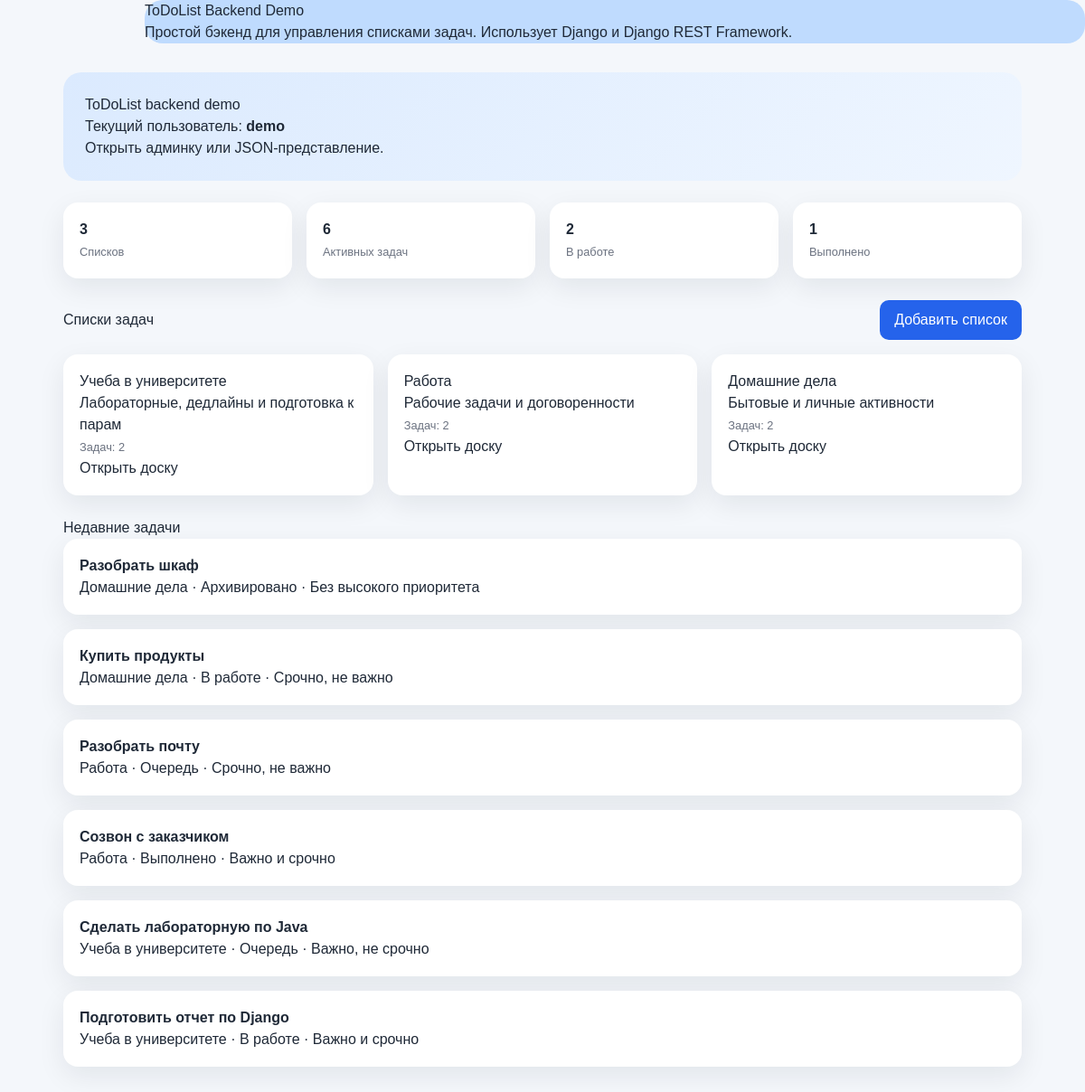
/, run on an earlier commit of the app's database.
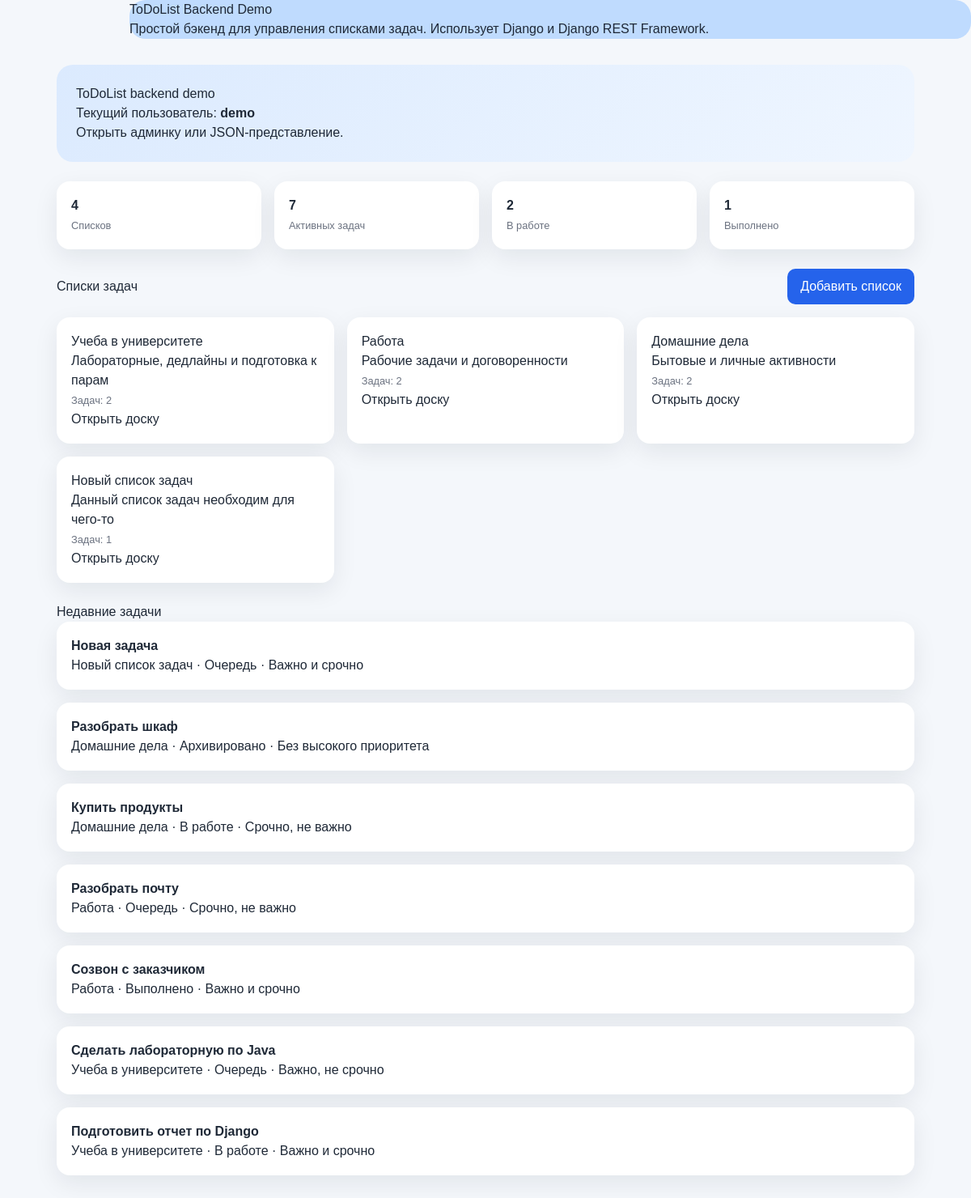
And on a later commit of the database.
### tasks/models.py (models this page shows, shortened)
class TodoList(models.Model):
    user = models.ForeignKey(
        TodoUser,
        on_delete=models.CASCADE,
        related_name='todo_lists',
        verbose_name='Пользователь',
    )
    title = models.CharField(max_length=200, verbose_name='Название')
    description = models.TextField(blank=True, verbose_name='Описание')
    color = models.CharField(max_length=7, blank=True, verbose_name='Цвет')
    icon = models.CharField(max_length=50, blank=True, verbose_name='Иконка')
    position = models.PositiveIntegerField(default=0, verbose_name='Позиция')
    is_archived = models.BooleanField(default=False, verbose_name='В архиве')
    created_at = models.DateTimeField(auto_now_add=True, verbose_name='Создан')
    updated_at = models.DateTimeField(auto_now=True, verbose_name='Обновлен')
    class Meta:
        verbose_name = 'Список задач'
        verbose_name_plural = 'Списки задач'
        ordering = ['position', 'title']
        constraints = [
            models.UniqueConstraint(
                fields=['user', 'title'],
                name='unique_todo_list_title_per_user',
            ),
        ]
        indexes = [
            models.Index(fields=['user'], name='todo_list_user_idx'),
            models.Index(fields=['user', 'is_archived'], name='todo_list_user_arch_idx'),
        ]

class Task(models.Model):
    class Status(models.TextChoices):
        QUEUE = 'queue', 'Очередь'
        IN_PROGRESS = 'in_progress', 'В работе'
        DONE = 'done', 'Выполнено'
        ARCHIVED = 'archived', 'Архивировано'
    user = models.ForeignKey(
        TodoUser,
        on_delete=models.CASCADE,
        related_name='tasks',
        verbose_name='Пользователь',
    )
    todo_list = models.ForeignKey(
        TodoList,
        on_delete=models.CASCADE,
        related_name='tasks',
        verbose_name='Список задач',
    )
    title = models.CharField(max_length=255, verbose_name='Заголовок')
    description = models.TextField(blank=True, verbose_name='Описание')
    status = models.CharField(
        max_length=20,
        choices=Status.choices,
        default=Status.QUEUE,
        verbose_name='Статус',
    )
    position = models.PositiveIntegerField(default=0, verbose_name='Позиция')
    is_important = models.BooleanField(default=False, verbose_name='Важно')
    is_urgent = models.BooleanField(default=False, verbose_name='Срочно')
    start_date = models.DateTimeField(null=True, blank=True, verbose_name='Дата старта')
    due_date = models.DateTimeField(null=True, blank=True, verbose_name='Дедлайн')
    completed_at = models.DateTimeField(null=True, blank=True, verbose_name='Завершена')
    archived_at = models.DateTimeField(null=True, blank=True, verbose_name='Архивирована')
    is_deleted = models.BooleanField(default=False, verbose_name='Удалена')
    deleted_at = models.DateTimeField(null=True, blank=True, verbose_name='Удалена в')
    created_at = models.DateTimeField(auto_now_add=True, verbose_name='Создана')
    updated_at = models.DateTimeField(auto_now=True, verbose_name='Обновлена')
    class Meta:
        verbose_name = 'Задача'
        verbose_name_plural = 'Задачи'
        ordering = ['todo_list__position', 'status', 'position', '-created_at']
        constraints = [
            models.UniqueConstraint(
                fields=['todo_list', 'status', 'position'],
                condition=Q(is_deleted=False),
                name='unique_task_position_per_status',
            ),
            models.CheckConstraint(
                check=Q(position__gte=0),
                name='task_position_gte_0',
            ),
        ]
        indexes = [
            models.Index(fields=['user', 'status'], name='task_user_status_idx'),
            models.Index(fields=['todo_list', 'status'], name='task_list_status_idx'),
            models.Index(
                fields=['user', 'is_important', 'is_urgent'],
                name='task_priority_matrix_idx',
            ),
        ]
    @property
    def priority_label(self) -> str:
        if self.is_important and self.is_urgent:
            return 'Важно и срочно'
        if self.is_important:
            return 'Важно, не срочно'
        if self.is_urgent:
            return 'Срочно, не важно'
        return 'Без высокого приоритета'

### tasks/views.py (the view, shortened to what this page needs)
# urls.py: path('', DashboardView.as_view(), name='dashboard'),
class DashboardView(View):
    template_name = 'tasks/dashboard.html'
    def get(self, request):
        user = request.user if request.user.is_authenticated else get_demo_user()
        return render(
            request,
            self.template_name,
            self.get_context(user, todo_list_form=TodoListForm(user=user)),
        )
    def get_context(self, user, todo_list_form, is_create_list_form_open=False):
        todo_lists = (
            TodoList.objects.filter(user=user, is_archived=False)
            .annotate(task_count=Count('tasks'))
            .order_by('position', 'title')
        )
        recent_tasks = (
            Task.objects.filter(user=user, is_deleted=False)
            .select_related('todo_list')
            .order_by('-updated_at')[:8]
        )
        context = {
            'user_obj': user,
            'todo_lists': todo_lists,
            'recent_tasks': recent_tasks,
            'stats': {
                'lists': todo_lists.count(),
                'tasks': Task.objects.filter(user=user, is_deleted=False).count(),
                'in_progress': Task.objects.filter(
                    user=user,
                    status=Task.Status.IN_PROGRESS,
                    is_deleted=False,
                ).count(),
                'done': Task.objects.filter(
                    user=user,
                    status=Task.Status.DONE,
                    is_deleted=False,
                ).count(),
            },
            'todo_list_form': todo_list_form,
            'is_create_list_form_open': is_create_list_form_open,
        }
        return context

### tasks/views.py (called while the page is built)
def get_demo_user():
    return TodoUser.objects.order_by('id').first()

### tasks/templates/tasks/dashboard.html (shortened to what this page needs)
{% extends "base_layout.html" %}
{% load tailwind_tags %}
{% block content %}
    <article class="[--size:20px] ml-40 bg-blue-200 rounded-[var(--size)]">
        <h1>ToDoList Backend Demo</h1>
        <p>Простой бэкенд для управления списками задач. Использует Django и Django REST Framework.</p>
    </article>
<div class="wrapper">
    <div class="hero">
        <h1>ToDoList backend demo</h1>
        {% if user_obj %}
            <p>Текущий пользователь: <strong>{{ user_obj.username }}</strong></p>
            <p>
                Открыть <a href="/admin/">админку</a> или
                <a href="{% url 'tasks:demo_api' %}">JSON-представление</a>.
            </p>
        {% else %}
            <p>Демо-данные пока не созданы. Выполни команду <code>seed_demo</code>.</p>
        {% endif %}
    </div>
    {% if user_obj %}
        <div class="stats">
            <div class="card"><strong>{{ stats.lists }}</strong><br><small>Списков</small></div>
            <div class="card"><strong>{{ stats.tasks }}</strong><br><small>Активных задач</small></div>
            <div class="card"><strong>{{ stats.in_progress }}</strong><br><small>В работе</small></div>
            <div class="card"><strong>{{ stats.done }}</strong><br><small>Выполнено</small></div>
        </div>
        <div class="section-header">
            <h2>Списки задач</h2>
            <button class="button" type="button" data-open-list-form>Добавить список</button>
        </div>
        <div class="lists">
            {% for todo_list in todo_lists %}
                <div class="card">
                    <h3>{{ todo_list.title }}</h3>
                    <p>{{ todo_list.description|default:"Без описания" }}</p>
                    <p><small>Задач: {{ todo_list.task_count }}</small></p>
                    <a href="{% url 'tasks:list_detail' todo_list.pk %}">Открыть доску</a>
                </div>
            {% endfor %}
        </div>
        <h2>Недавние задачи</h2>
        <div class="recent">
            {% for task in recent_tasks %}
                <div class="card">
                    <strong>{{ task.title }}</strong>
                    <p>{{ task.todo_list.title }} · {{ task.get_status_display }} · {{ task.priority_label }}</p>
                </div>
            {% empty %}
                <div class="card">Пока нет задач.</div>
            {% endfor %}
        </div>
    {% endif %}
</div>
{% endblock content %}

What changed in the data, as far as the page shows it:
added TodoList: title "Новый список задач", description "Данный список задач необходим для чего-то", task_count "1"
added Task: title "Новая задача", todo_list "Новый список задач", status "Очередь", priority_label "Важно и срочно"
Also different on the page:
{{ stats.lists }}: "3" → "4"
{{ stats.tasks }}: "6" → "7"
